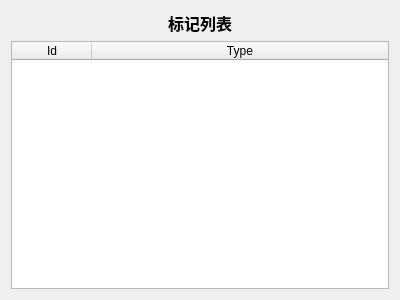
<?xml version="1.0" encoding="UTF-8"?>
<ui version="4.0">
 <class>MarkerManager</class>
 <widget class="QWidget" name="MarkerManager">
  <property name="geometry">
   <rect>
    <x>0</x>
    <y>0</y>
    <width>400</width>
    <height>300</height>
   </rect>
  </property>
  <property name="windowTitle">
   <string>Form</string>
  </property>
  <layout class="QVBoxLayout" name="verticalLayout">
   <item>
    <widget class="QLabel" name="label">
     <property name="font">
      <font>
       <family>Adobe Gurmukhi</family>
       <pointsize>12</pointsize>
       <weight>75</weight>
       <bold>true</bold>
      </font>
     </property>
     <property name="text">
      <string>标记列表</string>
     </property>
     <property name="alignment">
      <set>Qt::AlignCenter</set>
     </property>
    </widget>
   </item>
   <item>
    <widget class="QTableWidget" name="markerTableWidget">
     <property name="contextMenuPolicy">
      <enum>Qt::CustomContextMenu</enum>
     </property>
     <property name="editTriggers">
      <set>QAbstractItemView::NoEditTriggers</set>
     </property>
     <property name="selectionMode">
      <enum>QAbstractItemView::SingleSelection</enum>
     </property>
     <property name="selectionBehavior">
      <enum>QAbstractItemView::SelectRows</enum>
     </property>
     <property name="columnCount">
      <number>2</number>
     </property>
     <attribute name="horizontalHeaderDefaultSectionSize">
      <number>80</number>
     </attribute>
     <attribute name="horizontalHeaderStretchLastSection">
      <bool>true</bool>
     </attribute>
     <column>
      <property name="text">
       <string>Id</string>
      </property>
     </column>
     <column>
      <property name="text">
       <string>Type</string>
      </property>
     </column>
    </widget>
   </item>
  </layout>
 </widget>
 <resources/>
 <connections/>
</ui>
